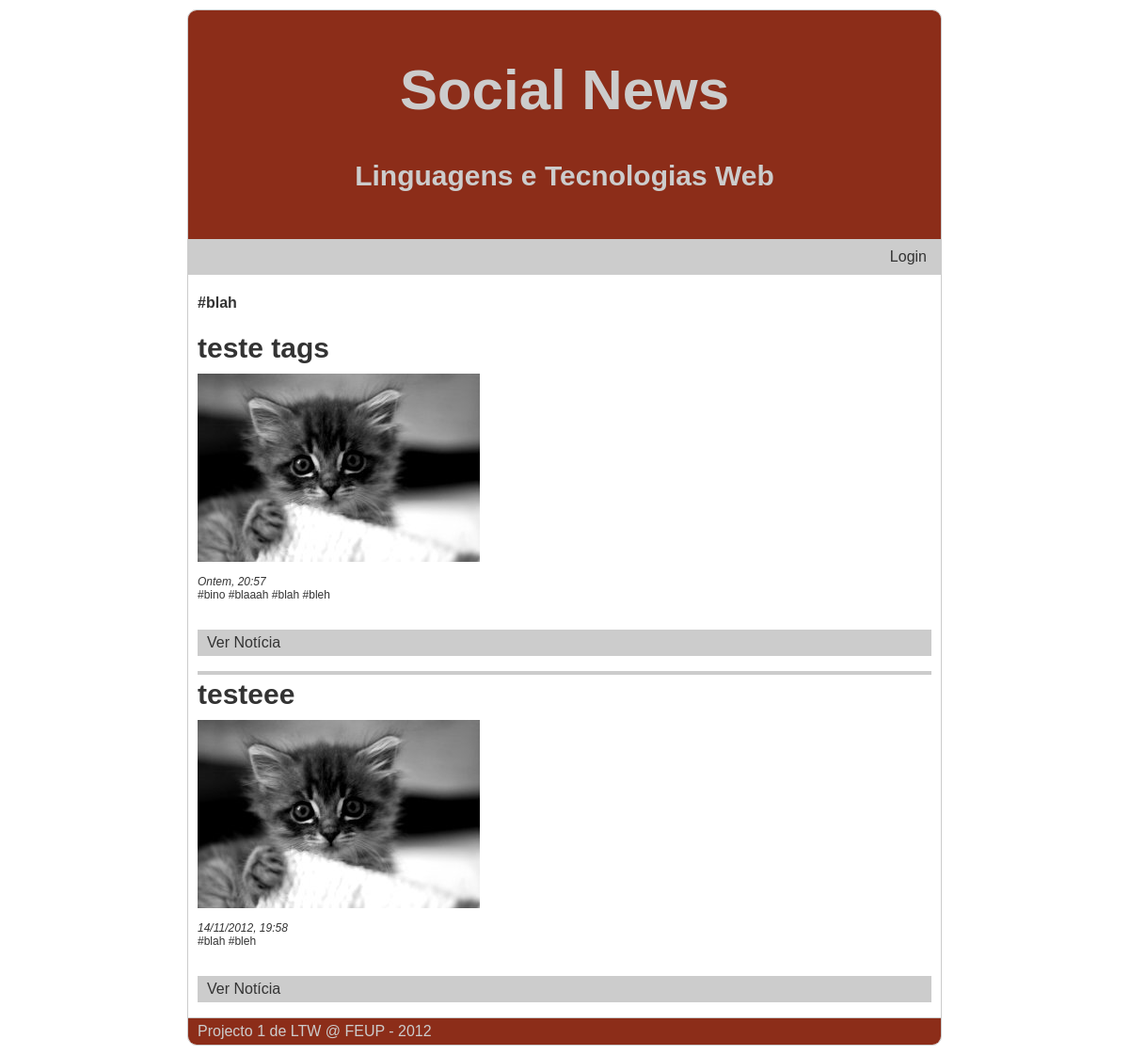
/?tag=blah, run on the app's committed database.
### tables this page shows
CREATE TABLE 'NEWS' (id integer primary key autoincrement, title text, date text, text text, posted_by text);

### db/news_query.php (called while the page is built)
<?php
	require_once 'db/db.php';
	if(isset($id) && !empty($id))
	{
		$stmt = $db->query('SELECT id, title, date, text, posted_by, tagname FROM news LEFT JOIN tag ON news.id=tag.news_id where id='.$id);
	}
	elseif(isset($tag) && !empty($tag))
	{
			$stmt = $db->query('SELECT id, title, date, tagname FROM news LEFT JOIN tag ON news.id=tag.news_id  where news.id in (select news_id from tag where tagname=\''.$tag.'\') ORDER BY id DESC');
	}
	else
	{
		$stmt = $db->query('SELECT id, title, date, tagname FROM news LEFT JOIN tag ON news.id=tag.news_id  where news.id in (select id from news order by id desc limit 10) ORDER BY id DESC');
	}
	if(!stmt)
	{
		$error=$db->errorInfo();
		echo "Erro: " . $error[2];
	}
	else
		$news = $stmt->fetchAll();
?>

### index.php (the view, shortened to what this page needs)
<?php
	$id = $_GET['id'];
	$tag = $_GET['tag'];
	require_once 'db/news_query.php';
?>
<!DOCTYPE html>
<html>
	<head>
		<link rel="stylesheet" href="common/style.css">
	</head>
	<body>
		<div id="cabecalho">
<?	if(!empty($id) || !empty($tag))
		echo "<a href=\"./\"><h1>Social News</h1></a>";
	else
		echo "<h1>Social News</h1>";?>
			<h2>Linguagens e Tecnologias Web</h2>
		</div>
		<div id="menu">
			<ul>
<?
	if(isset($_SESSION['user_type']))
	{
		if($_SESSION['user_type']>0)
		{
			echo "<li><a href=\"nova_noticia.php\">Inserir notícia</a></li>";
		}
		if($_SESSION['user_type']==2)
		{
			echo "<li><a href=\"procurar_utilizador.php\">Gerir utilizadores</a></li>";
		}
		echo "<li><a href=\"editar_perfil_utilizador.php?id=".$_SESSION['user_id']."\">Editar perfil de utilizador</a></li>";
	}
	else
	{
		echo "<li></li>";
	}
?>
			</ul>
			<ul class="login"><?
				if(isset($_SESSION['user_type']))
					echo "<li><a href=\"logout.php\">Logout</a></li>";
				else
					echo "<li><a href=\"login.php\">Login</a></li>";?>
			</ul>
		</div>
		<div id="conteudo">
<?
	if(!empty($tag))
 		echo "<h4>#".$tag."</h4>";
	if(count($news)==0)
		echo "<h4>Nenhuma notícia encontrada</h4>";
	else {
	foreach($news as $i=>$row) {
      if($row['id']==$news[$i-1]['id'])
        echo " <a href=\"./?tag=".$row['tagname']."\">#".$row['tagname']."</a>";
      else
      {
        if(empty($id))
          echo "<div class=\"noticia\">
          <h3><a href=\"?id=".$row['id']."\">".$row['title']."</a></h3>
          <a href=\"?id=".$row['id']."\"><img src=\"common/placeholder.jpg\" alt=\"300x200\"></a>
          <div class=\"newsdetails\">
            <br />";
        if(date('dmY') == date('dmY', $row['date']))
          echo "Hoje, ".date('H:i', $row['date']);
        elseif(date('dmY', time()-86400) == date('dmY', $row['date']))
          echo "Ontem, ".date('H:i', $row['date']);
        else
          echo date('d/m/Y, H:i', $row['date']);
        if($row['tagname']!="")
          echo "</div><div class=\"newstags\"><a href=\"./?tag=".$row['tagname']."\">#".$row['tagname']."</a>";
      }
      if($row['id']!=$news[$i+1]['id']) {
        echo   "</div>
            <ul>";
        if(!empty($id))
          echo "<li><a href=./>Ver Todas</a></li>";
       else
          echo "<li><a href=\"?id=".$row['id']."\">Ver Notícia</a></li>";
	echo "</ul>
	</div>";
	}
}
	}?>
		</div>
		<div id="rodape">
			<p>Projecto 1 de LTW @ FEUP - 2012</p>
		</div>
	</body>
</html>

### common/style.css (style rules this page uses)
html { overflow-y: scroll; }
body { font-family: Century Gothic, sans-serif; margin: 10px auto; width: 800px; color: #333333; border:1px solid #ccc; background-color:white; border-radius:10px; }
div#cabecalho { text-align:center; padding:50px 20px; background-color:#8C2D19; color:#ccc; border-radius:9px 9px 0 0; }
div#menu { background-color:#ccc; padding:10px; }
a { color: #333333; text-decoration:none; }
div#cabecalho h1 { margin-top: 0; font-size:60px; }
div#cabecalho a { color:#ccc; text-decoration:none; }
div#cabecalho h2 { margin-bottom: 0; font-size:30px; }
div#menu ul { padding-left:0; margin:0; display:inline; }
div#menu li { display:inline; border-right:solid; border-width:2px; border-color:white; padding:0px 5px; }
div#menu li:last-child { border-right:none; }
div#menu ul.login { float:right; }
div#conteudo { margin:0; margin-top:10px; padding:0 10px; }
div#conteudo h3 { margin:0; margin-bottom:10px; font-size:30px; }
div.noticia { margin-top:4px; border-bottom:4px solid #ccc; }
div.noticia:last-child { border-bottom:none; }
div.noticia img { float:left; margin-right:10px; }
div#rodape { border-top:1px solid #ccc; margin:0; padding:5px 0; border-radius:0 0 9px 9px; background-color:#8C2D19; color:#ccc; }
div#rodape p { margin:0 10px; }
div.noticia ul { margin-top:30px; padding-left:0; background-color:#ccc; padding:5px; }
div.noticia li { display:inline; border-right:solid; border-width:2px; border-color:white; padding:0px 5px; }
div.noticia li:last-child { border-right:none; }
div.noticia h3 { color: }
div.newsdetails { clear:both; font-size:12px; font-style:italic; }
div.newstags { font-size:12px; }

### data on the page
news: title "teste tags", date "20:57", tagname "bino", tagname "blaaah", tagname "blah", tagname "bleh"
news: title "testeee", date "14/11/2012, 19:58", tagname "blah", tagname "bleh"

### other printed values
$tag "blah"
